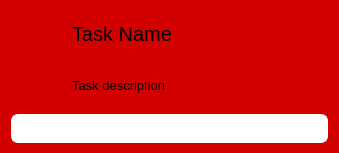
<?xml version="1.0" encoding="UTF-8"?>
<ui version="4.0">
 <class>Widget</class>
 <widget class="QWidget" name="Widget">
  <property name="geometry">
   <rect>
    <x>0</x>
    <y>0</y>
    <width>339</width>
    <height>153</height>
   </rect>
  </property>
  <property name="windowTitle">
   <string>Form</string>
  </property>
  <property name="styleSheet">
   <string notr="true">background-color: rgb(211, 0, 0);
border-radius: 20px;</string>
  </property>
  <layout class="QVBoxLayout" name="verticalLayout">
   <property name="bottomMargin">
    <number>10</number>
   </property>
   <item>
    <layout class="QHBoxLayout" name="task_info_8" stretch="1,4,0">
     <item>
      <widget class="QToolButton" name="toolButton_2">
       <property name="enabled">
        <bool>false</bool>
       </property>
       <property name="sizePolicy">
        <sizepolicy hsizetype="Preferred" vsizetype="Preferred">
         <horstretch>0</horstretch>
         <verstretch>0</verstretch>
        </sizepolicy>
       </property>
       <property name="focusPolicy">
        <enum>Qt::FocusPolicy::NoFocus</enum>
       </property>
       <property name="text">
        <string/>
       </property>
       <property name="icon">
        <iconset>
         <normaloff>icons_white/utensils-crossed.svg</normaloff>icons_white/utensils-crossed.svg</iconset>
       </property>
       <property name="iconSize">
        <size>
         <width>40</width>
         <height>40</height>
        </size>
       </property>
       <property name="checkable">
        <bool>false</bool>
       </property>
       <property name="autoRaise">
        <bool>true</bool>
       </property>
      </widget>
     </item>
     <item>
      <layout class="QVBoxLayout" name="task_name_description_8">
       <item>
        <widget class="QLabel" name="task_name_8">
         <property name="font">
          <font>
           <pointsize>15</pointsize>
          </font>
         </property>
         <property name="text">
          <string>Task Name</string>
         </property>
        </widget>
       </item>
       <item>
        <widget class="QLabel" name="task_description_8">
         <property name="font">
          <font>
           <pointsize>10</pointsize>
          </font>
         </property>
         <property name="text">
          <string>Task description</string>
         </property>
        </widget>
       </item>
      </layout>
     </item>
     <item>
      <widget class="QPushButton" name="task_check_4">
       <property name="sizePolicy">
        <sizepolicy hsizetype="Preferred" vsizetype="Preferred">
         <horstretch>0</horstretch>
         <verstretch>0</verstretch>
        </sizepolicy>
       </property>
       <property name="styleSheet">
        <string notr="true">QPushButton {
    background-color: transparent;
    border: none;
    padding: 0px;
}

QPushButton:pressed {
    background-color: transparent;
}

QPushButton:checked {
    background-color: transparent;
}



</string>
       </property>
       <property name="text">
        <string/>
       </property>
       <property name="icon">
        <iconset>
         <normaloff>icons_white/circle.svg</normaloff>icons_white/circle.svg</iconset>
       </property>
       <property name="iconSize">
        <size>
         <width>40</width>
         <height>40</height>
        </size>
       </property>
       <property name="checkable">
        <bool>true</bool>
       </property>
       <property name="checked">
        <bool>true</bool>
       </property>
       <property name="flat">
        <bool>true</bool>
       </property>
      </widget>
     </item>
    </layout>
   </item>
   <item>
    <widget class="QProgressBar" name="task_progress_4">
     <property name="styleSheet">
      <string notr="true">
QProgressBar {
    border: 2px solid white;
    border-radius: 7px;
    background-color: white;
    height: 25px;
    padding: 0;
}

QProgressBar::chunk {
    background-color: rgb(17, 255, 57);
    border-radius: 7px;
}
</string>
     </property>
     <property name="value">
      <number>0</number>
     </property>
     <property name="textVisible">
      <bool>false</bool>
     </property>
    </widget>
   </item>
  </layout>
 </widget>
 <resources/>
 <connections/>
</ui>
